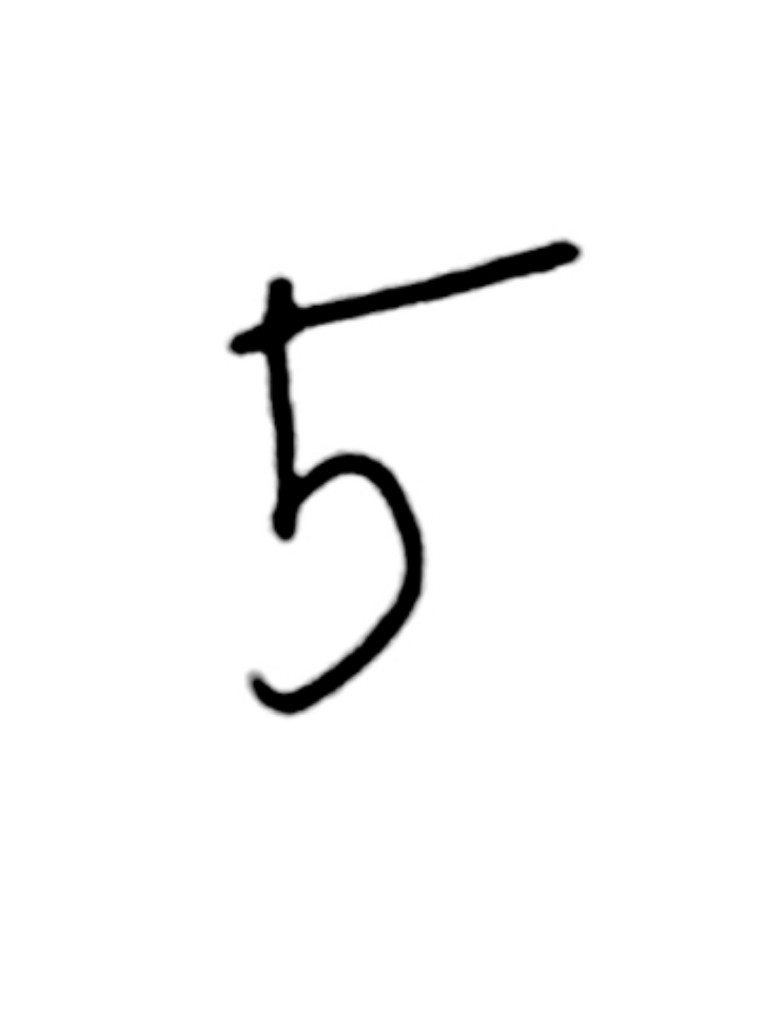
#> input picture testingData/image5f.jpg, 770 x 1024 px, found by its file name
$ python 'managing image.py' testingData/image5f.jpg   (older library calls are emulated)
#> lines starting #> are read from the running program, lines starting #| are printed output that depends on the picture
'''This function returns the pixel values.
    The imput is a png file location.
    '''
from PIL import Image
from PIL import ImageFilter
def imageprepare(argv):
#> called with argv = '.testingData/image5f.jpg'
    im = Image.open(argv).convert('L')
    width = float(im.size[0])
#> width = 770
    height = float(im.size[1])
#> height = 1024
    newImage = Image.new('L', (28, 28), (255))  # creates white canvas of 28x28 pixels
#> newImage: PIL image 28x28 L; every value is 255

    if width > height:  # check which dimension is bigger
        # Width is bigger. Width becomes 20 pixels.
        nheight = int(round((20.0 / width * height), 0))  # resize height according to ratio width
        if (nheight == 0):  # rare case but minimum is 1 pixel
            nheight = 1
            # resize and sharpen
        img = im.resize((20, nheight), Image.ANTIALIAS).filter(ImageFilter.SHARPEN)
        wtop = int(round(((28 - nheight) / 2), 0))  # calculate horizontal position
        newImage.paste(img, (4, wtop))  # paste resized image on white canvas
    else:
        # Height is bigger. Heigth becomes 20 pixels.
        nwidth = int(round((20.0 / height * width), 0))  # resize width according to ratio height
#> nwidth = 15
        if (nwidth == 0):  # rare case but minimum is 1 pixel
            nwidth = 1
            # resize and sharpen
        img = im.resize((nwidth, 20), Image.ANTIALIAS).filter(ImageFilter.SHARPEN)
        wleft = int(round(((28 - nwidth) / 2), 0))  # caculate vertical pozition
#> wleft = 6
        newImage.paste(img, (wleft, 4))  # paste resized image on white canvas
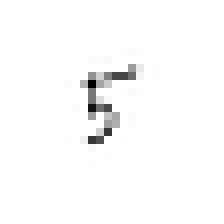
#> newImage: PIL image 28x28 L (shown 8 times larger); min 0, max 255, mean 250.7

    # newImage.save("sample.png

    tv = list(newImage.getdata())  # get pixel values
#> tv = 784 values, max 255 at index 0, min 0 at index 291, mean 250.7

    # normalize pixels to 0 and 1. 0 is pure white, 1 is pure black.
    tva = [(255 - x) * 1.0  for x in tv]
#> tva = 784 values, max 255 at index 291, min 0 at index 0, mean 4.34
    print(tva)
#> (printed output is left out)
    return tva

x=imageprepare('.testingData/image5f.jpg')                                                    #file path here
#> x has the same summary as tva in imageprepare
print(len(x))# mnist IMAGES are 28x28=784 pixels
#| 784
print(x)
#> (printed output is left out)

$ run again, with testingData/image3f.jpg copied over testingData/image5f.jpg
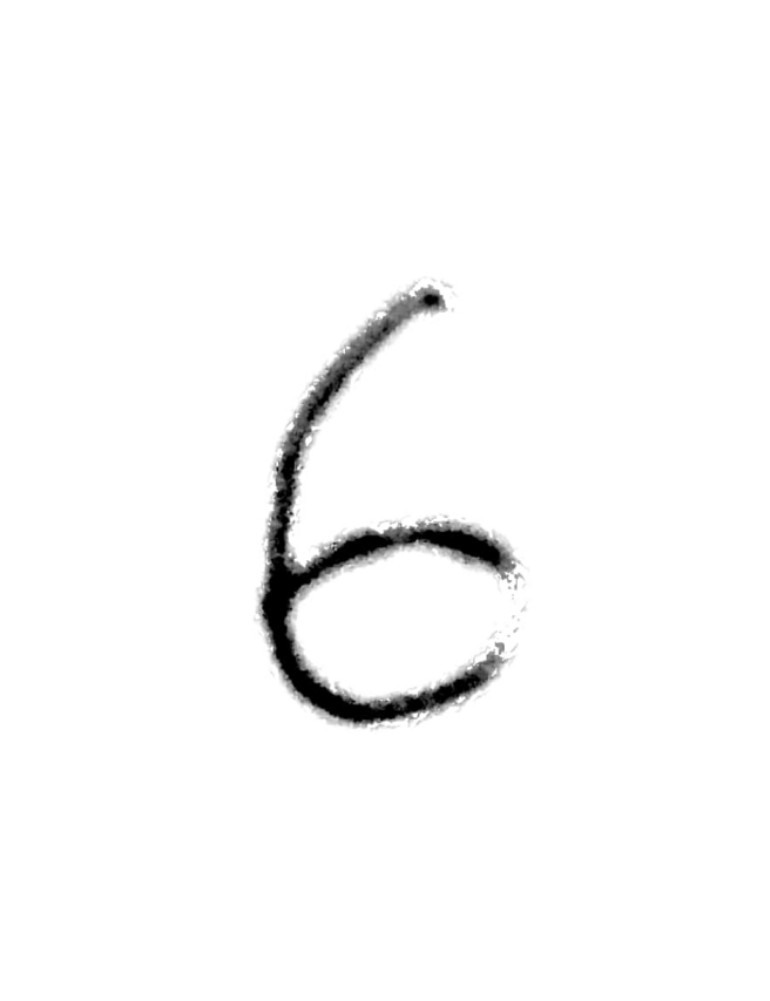
#> input picture testingData/image3f.jpg, 770 x 1001 px, found by its file name
#> in imageprepare, `newImage.paste(img, (wleft, 4))`:
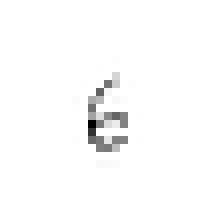
#> newImage: PIL image 28x28 L (shown 8 times larger); min 0, max 255, mean 251.3
#> tv = 784 values, max 255 at index 0, min 0 at index 431, mean 251.3
#> tva = 784 values, max 255 at index 431, min 0 at index 0, mean 3.73
#> (printed output is left out)
#> x has the same summary as tva in imageprepare
#| 784
#> (printed output is left out)
